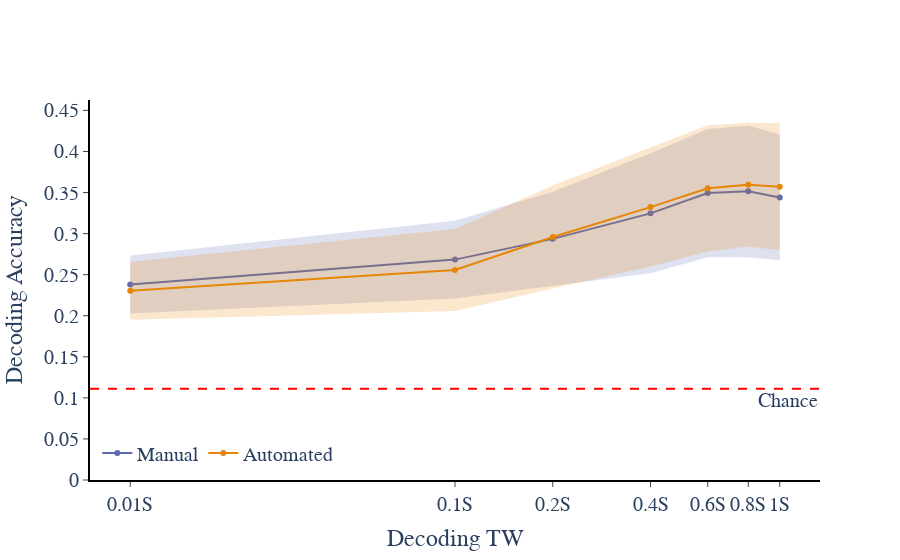

Write notebook code for a chart like this one.
### Markdown cell above
# General Trend for DWs

### Code cell
per_patient = Accuracy_df4statsdw.groupby(
    ["Aligner", "Decoding TW", "Patient"], as_index=False
)["Accuracy"].mean()

summary = per_patient.groupby(
    ["Aligner", "Decoding TW"], as_index=False
).agg(
    mean_acc=("Accuracy", "mean"),
    sd=("Accuracy", "std"),
    n=("Accuracy", "count")
)

tw_map = {
    "1S": 1.0,
    "0.8S": 0.8,
    "0.6S": 0.6,
    "0.4S": 0.4,
    "0.2S": 0.2, 
    "0.1S": 0.1, 
    "0.01S": 0.01
}
summary["TW_value"] = summary["Decoding TW"].map(tw_map)

summary["sem"] = summary["sd"] / np.sqrt(summary["n"])
summary["upper"] = summary["mean_acc"] + summary["sem"]
summary["lower"] = summary["mean_acc"] - summary["sem"]

aligners_to_plot = ["Manual", "Automated"]
df_plot = summary

fig = go.Figure()

for aligner in aligners_to_plot:
    df_a = df_plot[df_plot["Aligner"] == aligner].sort_values("TW_value")
    color = colorsmap[aligner]

    fig.add_trace(
        go.Scatter(
            x=pd.concat([df_a["TW_value"], df_a["TW_value"][::-1]]),
            y=pd.concat([df_a["upper"], df_a["lower"][::-1]]),
            fill='toself',
            fillcolor=color.replace("rgb", "rgba").replace(")", ",0.2)"),  
            line=dict(color='rgba(255,255,255,0)'),
            hoverinfo="skip",
            showlegend=False
        )
    )
    
    fig.add_trace(
        go.Scatter(
            x=df_a["TW_value"],
            y=df_a["mean_acc"],
            mode="lines+markers",
            name=aligner,
            line=dict(width=2, color=color)
        )
    )

fig.add_hline(
    y=1/9,
    line_dash="dash",
    line_color="red",
    annotation_text="Chance",
    annotation_position="bottom right"
)

fig.update_yaxes(
    title="Decoding Accuracy",
    rangemode="tozero",
    showline=True, linecolor="black", linewidth=2, ticks="outside"
)
fig.update_xaxes(
    type = 'log',
    title="Decoding TW",
    tickvals=list(tw_map.values()),
    ticktext=list(tw_map.keys()),
    showline=True, linecolor="black", linewidth=2, ticks="outside"
)
fig.update_layout(
    plot_bgcolor='white',
    legend=dict(
        orientation='h',
        yanchor='bottom',
        y=0.02,
        xanchor='left',
        x=0.01,
        title_text=''
    ),
    title_text='',
    title_x=0.5,
    font=dict(size=20, family='Arial')
)
#fig.write_image(r"Figures\Figure 4\manualvsautomated_DecodingAccByDTWLinePlot3.pdf", format="pdf")

fig.show()

### Figure 1 — Plotly figure (JSON) as saved in the notebook; plotly's stock layout.template omitted (floating-point values rounded to 4 significant figures)
{"data": [{"fill": "toself", "fillcolor": "rgba(93, 105, 177,0.2)", "hoverinfo": "skip", "line": {"color": "rgba(255,255,255,0)"}, "showlegend": false, "type": "scatter", "x": [0.01, 0.1, 0.2, 0.4, 0.6, 0.8, 1.0, 1.0, 0.8, 0.6, 0.4, 0.2, 0.1, 0.01], "y": [0.2732, 0.3158, 0.351, 0.3977, 0.4275, 0.4317, 0.4205, 0.2676, 0.2714, 0.2714, 0.2516, 0.2362, 0.2209, 0.2028]}, {"line": {"color": "rgb(93, 105, 177)", "width": 2}, "mode": "lines+markers", "name": "Manual", "type": "scatter", "x": [0.01, 0.1, 0.2, 0.4, 0.6, 0.8, 1.0], "y": [0.238, 0.2683, 0.2936, 0.3246, 0.3494, 0.3516, 0.3441]}, {"fill": "toself", "fillcolor": "rgba(229, 134, 6,0.2)", "hoverinfo": "skip", "line": {"color": "rgba(255,255,255,0)"}, "showlegend": false, "type": "scatter", "x": [0.01, 0.1, 0.2, 0.4, 0.6, 0.8, 1.0, 1.0, 0.8, 0.6, 0.4, 0.2, 0.1, 0.01], "y": [0.2657, 0.3056, 0.3585, 0.4045, 0.4319, 0.435, 0.4348, 0.2797, 0.2843, 0.2783, 0.2601, 0.2331, 0.2057, 0.1952]}, {"line": {"color": "rgb(229, 134, 6)", "width": 2}, "mode": "lines+markers", "name": "Automated", "type": "scatter", "x": [0.01, 0.1, 0.2, 0.4, 0.6, 0.8, 1.0], "y": [0.2305, 0.2557, 0.2958, 0.3323, 0.3551, 0.3596, 0.3572]}], "layout": {"annotations": [{"showarrow": false, "text": "Chance", "x": 1, "xanchor": "right", "xref": "x domain", "y": 0.1111, "yanchor": "top", "yref": "y"}], "font": {"family": "Arial", "size": 20}, "legend": {"orientation": "h", "title": {"text": ""}, "x": 0.01, "xanchor": "left", "y": 0.02, "yanchor": "bottom"}, "plot_bgcolor": "white", "shapes": [{"line": {"color": "red", "dash": "dash"}, "type": "line", "x0": 0, "x1": 1, "xref": "x domain", "y0": 0.1111, "y1": 0.1111, "yref": "y"}], "title": {"text": "", "x": 0.5}, "xaxis": {"linecolor": "black", "linewidth": 2, "showline": true, "ticks": "outside", "ticktext": ["1S", "0.8S", "0.6S", "0.4S", "0.2S", "0.1S", "0.01S"], "tickvals": [1, 0.8, 0.6, 0.4, 0.2, 0.1, 0.01], "title": {"text": "Decoding TW"}, "type": "log"}, "yaxis": {"linecolor": "black", "linewidth": 2, "rangemode": "tozero", "showline": true, "ticks": "outside", "title": {"text": "Decoding Accuracy"}}}}
